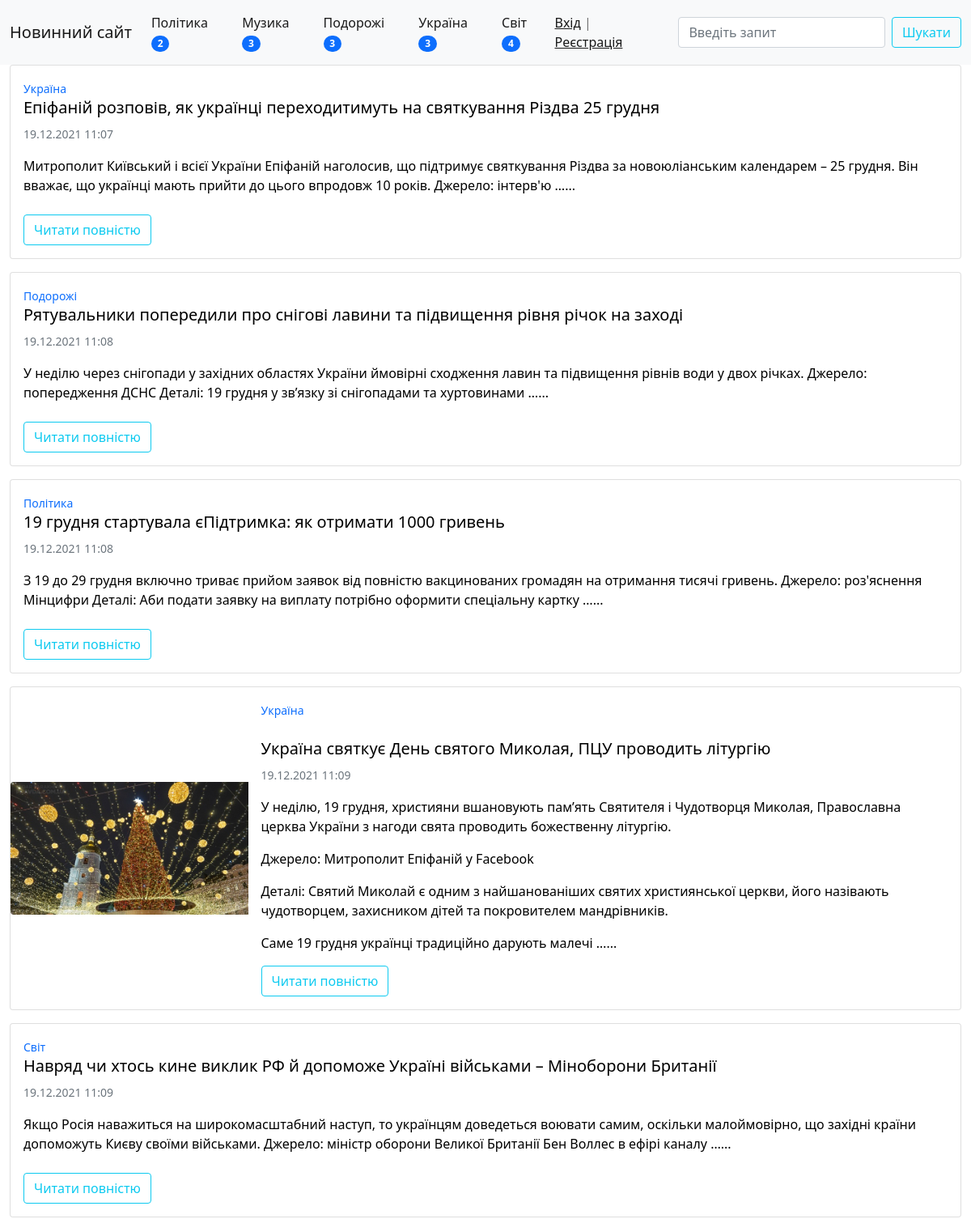
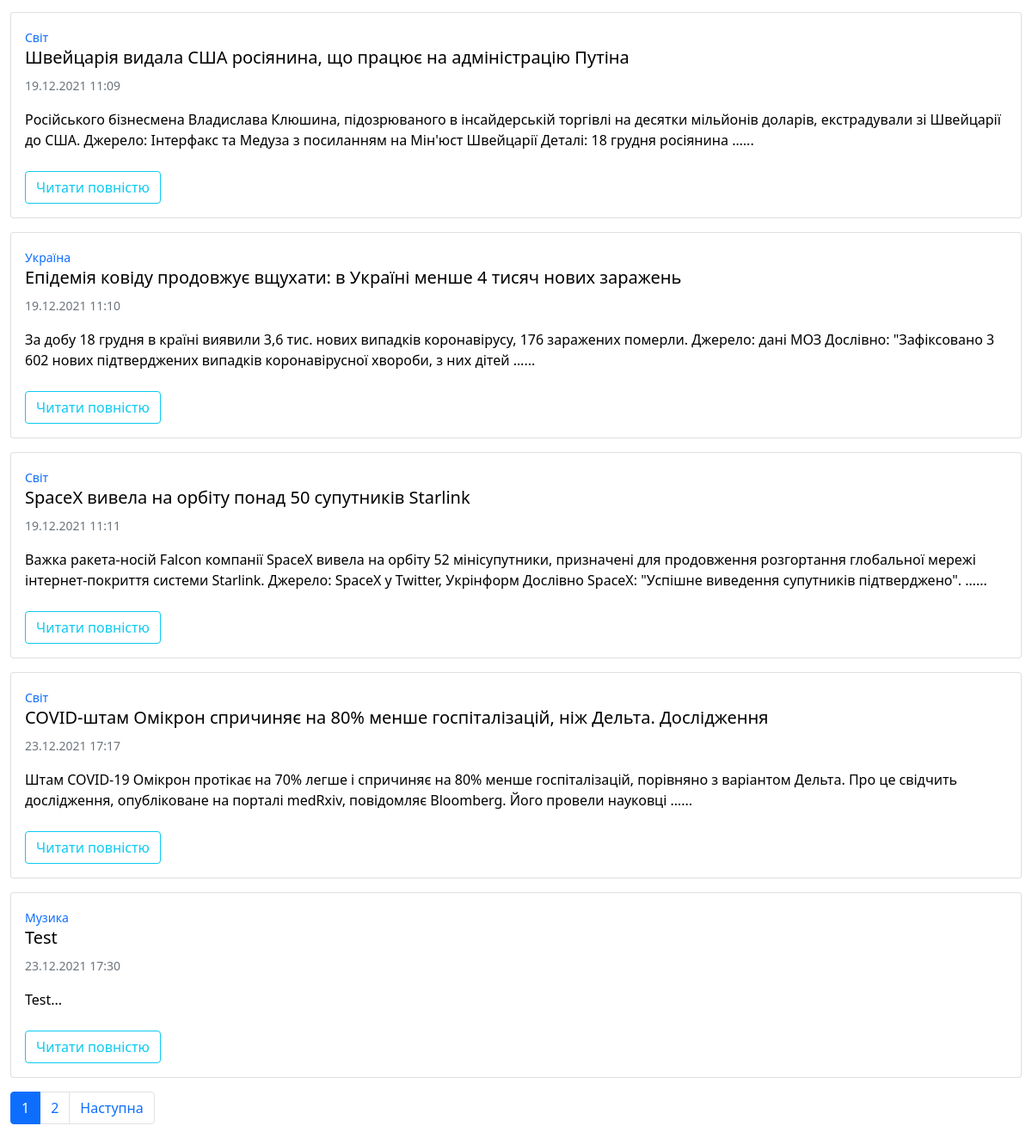
/, run on an earlier commit of the app's database (2 pictures, top to bottom).
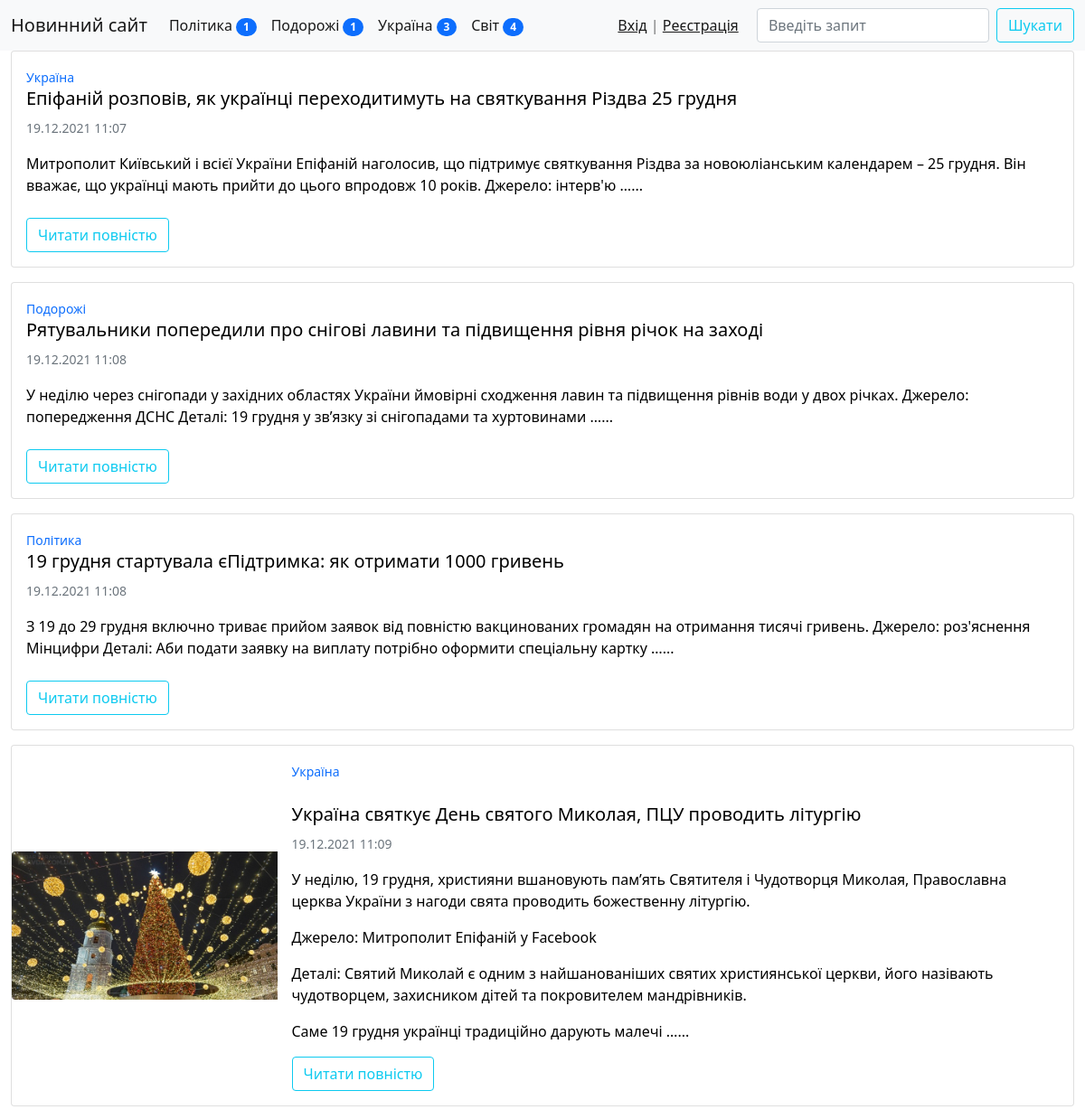
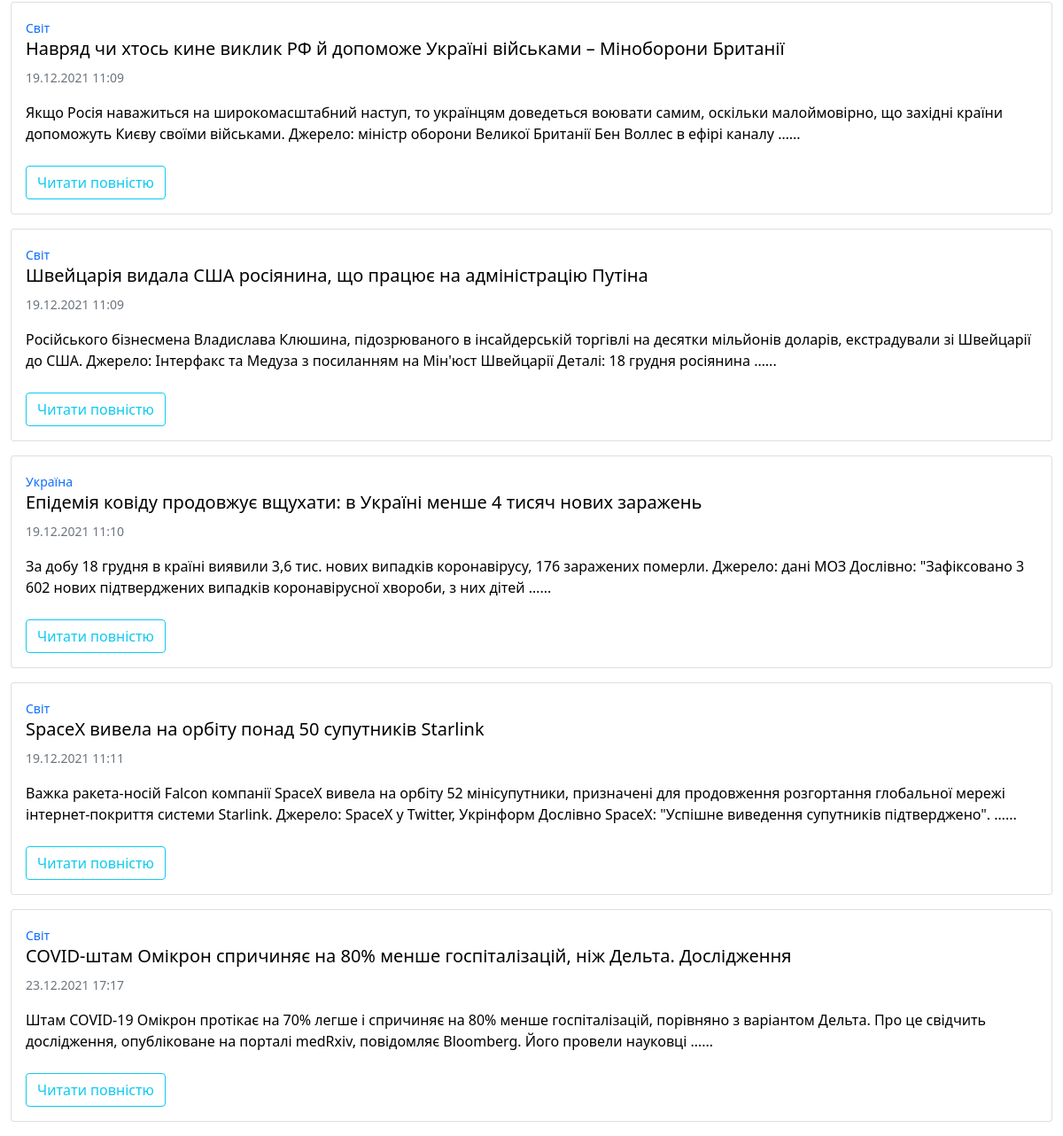
And on a later commit of the database (2 pictures, top to bottom).
### news/models.py (models this page shows, shortened)
class Categories(models.Model):
    title = models.CharField(max_length=100, verbose_name='Категорія')
    class Meta:
        verbose_name = 'Категорія'
        verbose_name_plural = 'Категорії'
        ordering = ('id', )
    def __str__(self):
        return self.title
    def get_absolute_url(self):
        return reverse('category', kwargs={'category_id': self.pk})

class News(models.Model):
    title = models.CharField(max_length=150, verbose_name='Назва статті')
    content = models.TextField(blank=True, verbose_name='Контент статті')
    created_at = models.DateTimeField(auto_now_add=True, verbose_name='Створено')
    updated_at = models.DateTimeField(auto_now=True, verbose_name='Оновлено')
    photo = models.ImageField(verbose_name='Фото', upload_to='media/%Y/%m/%d/', max_length=150, blank=True)
    is_published = models.BooleanField(default=True, verbose_name='Опубліковано')
    category = models.ForeignKey('Categories', on_delete=models.CASCADE, verbose_name='Категорія')
    views_count = models.IntegerField(default=0, verbose_name='Кількість переглядів')
    class Meta:
        verbose_name = 'Новина'
        verbose_name_plural = 'Новини'
        ordering = ('created_at',)
    def get_absolute_url(self):
        return reverse('news_info', kwargs={'pk': self.pk})

### news/views.py (the view)
# urls.py: path('', HomeNews.as_view(), name='home'),
class HomeNews(ListView):
    model = News
    template_name = 'news/index.html'
    context_object_name = 'news'
    paginate_by = 10
    def get_context_data(self, *, object_list=None, **kwargs):
        context = super().get_context_data(**kwargs)
        context['title'] = 'Новинний сайт'
        return context
    def get_queryset(self):
        return News.objects.filter(is_published=True).select_related('category')

### news/templatetags/news_tags.py (called while the page is built)
@register.simple_tag(name='get_list_categories')
def get_category():
    return Categories.objects.annotate(cnt=Count('news', filter=F('news__is_published'))).filter(cnt__gt=0)

### news/templates/news/index.html
{% extends "base.html" %}

### templates/base.html (shortened to what this page needs)
{% load static %}
<!doctype html>
<html lang="uk">
<head>
    <link href="{% static 'bootstrap/css/bootstrap.min.css' %}" rel="stylesheet">
    <link href="{% static 'custom/style.css' %}" rel="stylesheet">
</head>
<body>
{% block navbar %}
    {% include "inc/_navbar.html" %}
{% endblock %}
{% block content %}
    {% for item in news %}
        <div class="card mb-3"
             style="max-width: 100%; margin-bottom: auto; margin-top: auto; margin-left: 1%; margin-right: 1%;">
            <div class="row g-0">
                {% if item.photo %}
                    <div class="col-md-3 " style="margin-top: auto; margin-bottom: auto">
                        <a href="{{ item.get_absolute_url }}" style="text-decoration: none">
                            <img src="{{ item.photo.url }}" class="img-fluid rounded-start" alt="...">
                        </a>
                    </div>
                    <div class="col">
                        <div class="card-body">
                            <a href="{{ item.get_absolute_url }}" style="text-decoration: none">
                                <p class="card-text"><small>{{ item.category }}</small></p>
                            </a>
                            <br>
                            <a href="{{ item.get_absolute_url }}" style="text-decoration: none; color: black">
                                <h5 class="card-title">{{ item.title }}</h5>
                                <p class="card-text"><small
                                        class="text-muted">{{ item.created_at|date:"d.m.Y  H:i" }}</small></p>
                                <p class="card-text">{{ item.content|safe|linebreaks|truncatewords:50 }}...</p>
                            </a>
                            <a href="{{ item.get_absolute_url }}">
                                <button type="button" class="btn btn-outline-info">Читати повністю</button>
                            </a>
                        </div>
                    </div>
                {% else %}
                    <div class="col">
                        <div class="card-body">
                            <a href="{{ item.get_absolute_url }}" style="text-decoration: none">
                                <p class="card-text"><small>{{ item.category }}</small></p>
                            </a>
                            <a href="{{ item.get_absolute_url }}" style="text-decoration: none; color: black">
                                <h5 class="card-title">{{ item.title }}</h5>
                                <p class="card-text"><small
                                        class="text-muted">{{ item.created_at|date:"d.m.Y  H:i" }}</small></p>
                                <p class="card-text">{{ item.content|safe|truncatewords:30 }}...</p>
                            </a>
                            <br>
                            <a href="{{ item.get_absolute_url }}">
                                <button type="button" class="btn btn-outline-info">Читати повністю</button>
                            </a>
                        </div>
                    </div>
                {% endif %}
            </div>
        </div>
    {% endfor %}
{% endblock %}
{% if page_obj.has_other_pages %}
    {% block paginator %}
        <nav aria-label="..." style="margin-left: 1%">
            <ul class="pagination">
                {% for p in page_obj.paginator.page_range %}
                    {% if page_obj.number == p %}
                        <li class="page-item active"><a class="page-link" href="?page={{ p }}">{{ p }}</a></li>
                    {% elif p > page_obj.number|add:-3 and p < page_obj.number|add:3 %}
                        <li class="page-item"><a class="page-link" href="?page={{ p }}">{{ p }}</a></li>
                    {% endif %}
                {% endfor %}
                {% if page_obj.has_next %}
                    <li class="page-item"><a class="page-link" href="?page={{ page_obj.next_page_number }}">Наступна</a>
                    </li>
                {% endif %}
            </ul>
        </nav>
    {% endblock %}
{% endif %}
</body>
</html>

### templates/inc/_navbar.html (shortened to what this page needs)
{% load news_tags %}
{% get_list_categories as categories %}
<nav class="navbar navbar-expand-lg navbar-light bg-light">
    <div class="container-fluid">
        <a class="navbar-brand" href="{% url 'home' %}">Новинний сайт</a>
        <div class="collapse navbar-collapse" id="navbarScroll">
            <ul class="navbar-nav me-auto my-2 my-lg-0 navbar-nav-scroll" style="--bs-scroll-height: 100px;">
                {% for category in categories %}
                    <li class="nav-item">
                        <a class="nav-link active" aria-current="page"
                           href="{{ category.get_absolute_url }}">{{ category.title }} <span
                                class="badge bg-primary rounded-pill">{{ category.cnt }}</span></a>
                    </li>
                {% endfor %}
            </ul>
            {% block login-logout %}
                {% if request.user.is_authenticated %}
                    <span class="navbar-text" style="margin-right: 2%">
                        <div>Вітаю, {{ request.user.username }} | <a href="{% url 'logout' %}">Вихід</a></div>
                    </span>
                {% else %}
                    <span class="navbar-text" style="margin-right: 2%">
                        <a href="{% url 'login' %}">Вхід</a> | <a href="{% url 'register' %}">Реєстрація</a>
                    </span>
                {% endif %}
            {% endblock %}
            <form class="d-flex" action="{% url 'view_find_result' %}" method="get">
                <input class="form-control me-2" name="q" type="text" placeholder="Введіть запит" aria-label="Search">
                <button class="btn btn-outline-info" type="submit">Шукати</button>
            </form>
        </div>
    </div>
</nav>

What changed in the data, as far as the page shows it:
no longer on this page (row unchanged): Categories: title "Музика", cnt "3"
removed News: category "Музика", title "Test", created_at "23.12.2021 17:30", content "Test"
computed for Categories "Політика": cnt "2" → "1"
computed for Categories "Подорожі": cnt "3" → "1"
Also different on the page:
list line gone: "1"
list line gone: "2"
text no longer shown: "Наступна"
